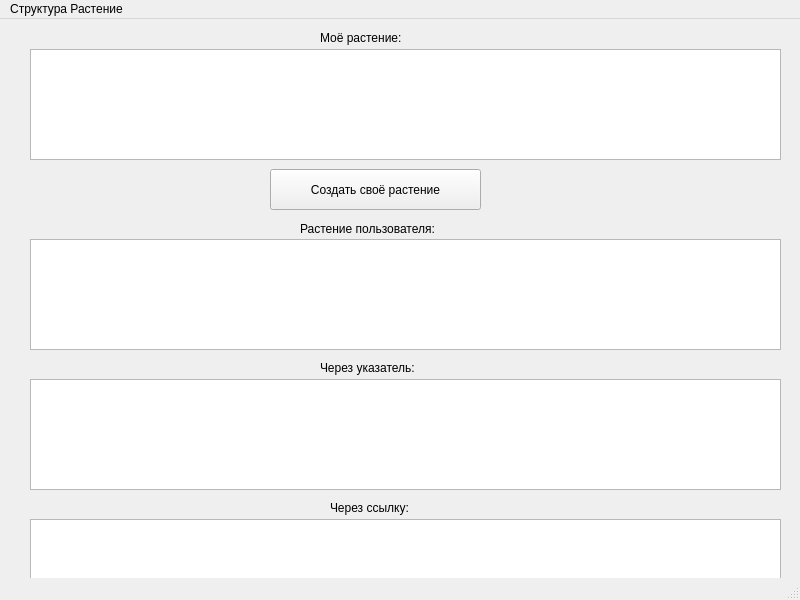
<?xml version="1.0" encoding="UTF-8"?>
<ui version="4.0">
 <class>MainWindow</class>
 <widget class="QMainWindow" name="MainWindow">
  <property name="geometry">
   <rect>
    <x>0</x>
    <y>0</y>
    <width>800</width>
    <height>600</height>
   </rect>
  </property>
  <property name="windowTitle">
   <string>MainWindow</string>
  </property>
  <widget class="QWidget" name="centralwidget">
   <widget class="QTextEdit" name="textEdit">
    <property name="geometry">
     <rect>
      <x>30</x>
      <y>30</y>
      <width>751</width>
      <height>111</height>
     </rect>
    </property>
    <property name="textInteractionFlags">
     <set>Qt::NoTextInteraction</set>
    </property>
   </widget>
   <widget class="QPushButton" name="pushButton">
    <property name="geometry">
     <rect>
      <x>270</x>
      <y>150</y>
      <width>211</width>
      <height>41</height>
     </rect>
    </property>
    <property name="text">
     <string>Создать своё растение</string>
    </property>
   </widget>
   <widget class="QTextEdit" name="textEdit_2">
    <property name="geometry">
     <rect>
      <x>30</x>
      <y>220</y>
      <width>751</width>
      <height>111</height>
     </rect>
    </property>
    <property name="textInteractionFlags">
     <set>Qt::NoTextInteraction</set>
    </property>
   </widget>
   <widget class="QTextEdit" name="textEdit_3">
    <property name="geometry">
     <rect>
      <x>30</x>
      <y>360</y>
      <width>751</width>
      <height>111</height>
     </rect>
    </property>
    <property name="textInteractionFlags">
     <set>Qt::NoTextInteraction</set>
    </property>
   </widget>
   <widget class="QTextEdit" name="textEdit_4">
    <property name="geometry">
     <rect>
      <x>30</x>
      <y>500</y>
      <width>751</width>
      <height>111</height>
     </rect>
    </property>
    <property name="textInteractionFlags">
     <set>Qt::NoTextInteraction</set>
    </property>
   </widget>
   <widget class="QLabel" name="label">
    <property name="geometry">
     <rect>
      <x>320</x>
      <y>340</y>
      <width>111</width>
      <height>17</height>
     </rect>
    </property>
    <property name="text">
     <string>Через указатель:</string>
    </property>
   </widget>
   <widget class="QLabel" name="label_2">
    <property name="geometry">
     <rect>
      <x>330</x>
      <y>480</y>
      <width>111</width>
      <height>17</height>
     </rect>
    </property>
    <property name="text">
     <string>Через cсылку:</string>
    </property>
   </widget>
   <widget class="QLabel" name="label_3">
    <property name="geometry">
     <rect>
      <x>320</x>
      <y>10</y>
      <width>111</width>
      <height>17</height>
     </rect>
    </property>
    <property name="text">
     <string>Моё растение:</string>
    </property>
   </widget>
   <widget class="QLabel" name="label_4">
    <property name="geometry">
     <rect>
      <x>300</x>
      <y>200</y>
      <width>171</width>
      <height>20</height>
     </rect>
    </property>
    <property name="text">
     <string>Растение пользователя:</string>
    </property>
   </widget>
  </widget>
  <widget class="QMenuBar" name="menubar">
   <property name="geometry">
    <rect>
     <x>0</x>
     <y>0</y>
     <width>800</width>
     <height>22</height>
    </rect>
   </property>
   <widget class="QMenu" name="menu">
    <property name="title">
     <string>Структура Растение</string>
    </property>
   </widget>
   <addaction name="menu"/>
  </widget>
  <widget class="QStatusBar" name="statusbar"/>
 </widget>
 <resources/>
 <connections/>
</ui>
